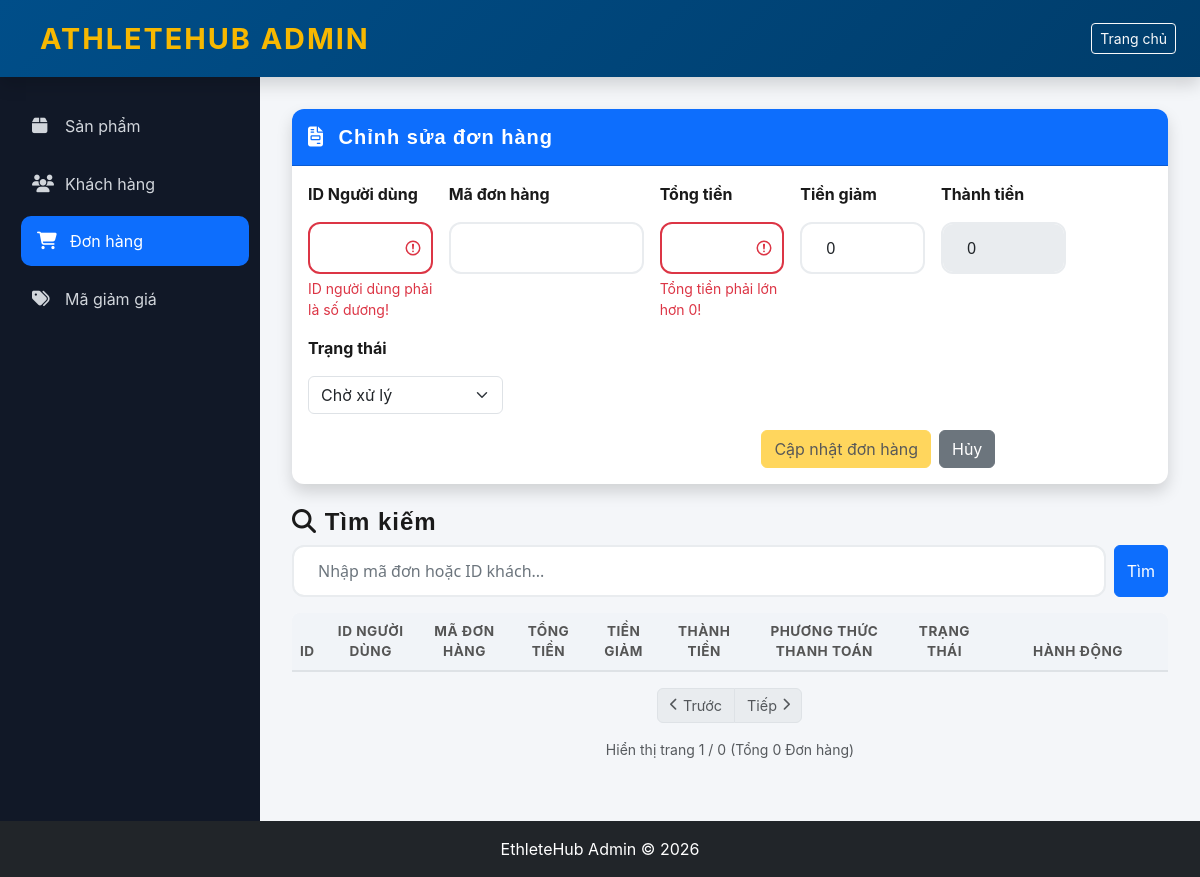
The page /CRUDdonhang.php (signed in) on the database as committed earlier.
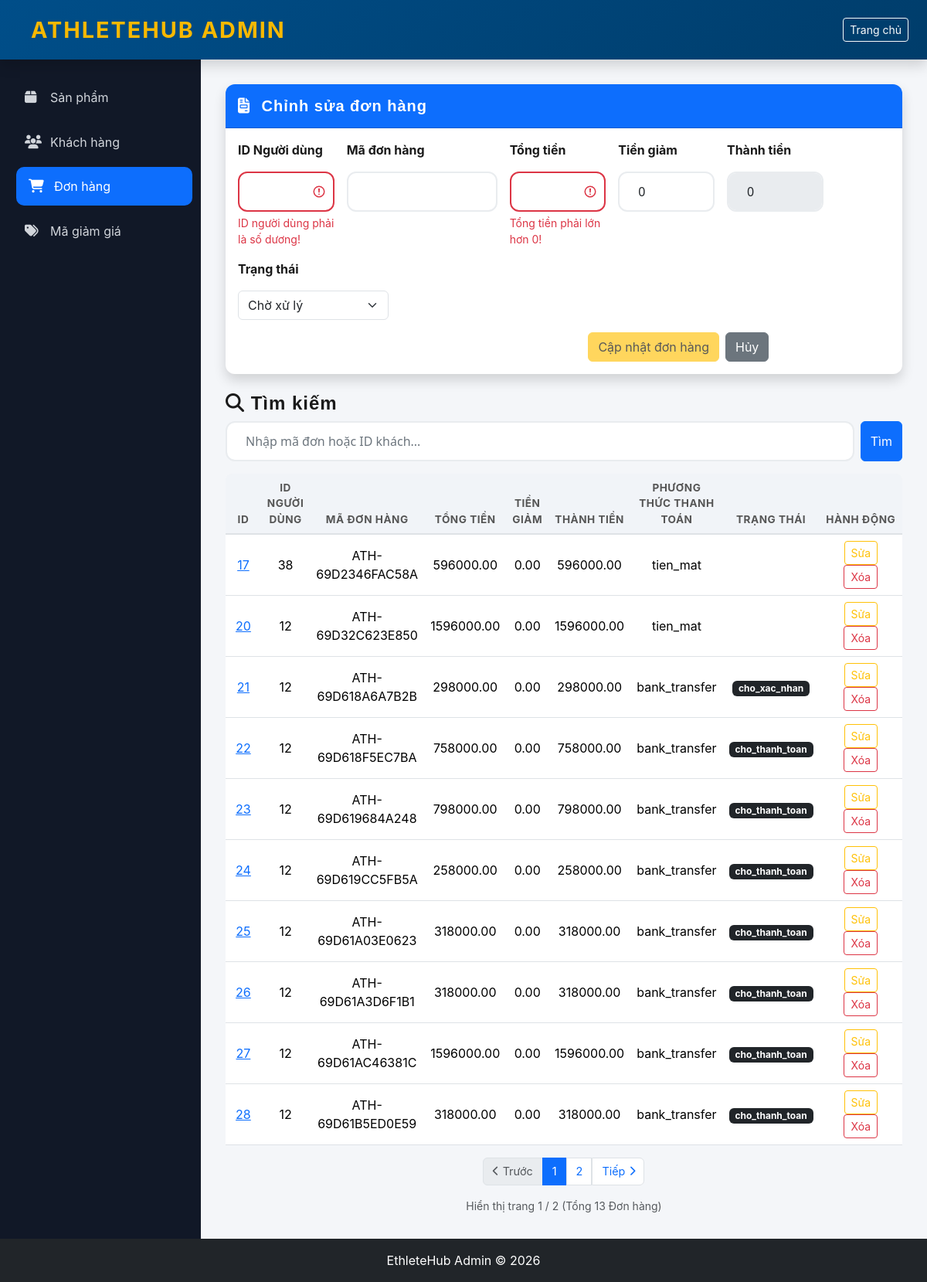
The same page on the database as committed later.
### tables this page shows
CREATE TABLE `don_hang` (
  `id` int(11) NOT NULL COMMENT 'ID đơn hàng',
  `nguoi_dung_id` int(11) NOT NULL COMMENT 'ID người dùng',
  `ten_nguoi_nhan` varchar(100) NOT NULL DEFAULT '' COMMENT 'Tên người nhận',
  `so_dien_thoai_nhan` varchar(15) NOT NULL DEFAULT '' COMMENT 'SĐT người nhận',
  `dia_chi_giao_hang` text NOT NULL COMMENT 'Địa chỉ giao hàng',
  `ma_don_hang` varchar(50) NOT NULL COMMENT 'Mã đơn hàng',
  `tong_tien` decimal(15,2) NOT NULL COMMENT 'Tổng tiền hàng',
  `tien_giam` decimal(15,2) DEFAULT 0.00 COMMENT 'Tiền giảm giá',
  `thanh_tien` decimal(15,2) NOT NULL COMMENT 'Thành tiền',
  `ma_phieu_giam` varchar(50) DEFAULT NULL COMMENT 'Mã phiếu giảm',
  `ma_giam_gia_id` int(11) DEFAULT NULL COMMENT 'FK → ma_giam_gia.id',
  `phuong_thuc_thanh_toan` enum('tien_mat','credit_card','bank_transfer','e_wallet') DEFAULT 'tien_mat' COMMENT 'Phương thức thanh toán',
  `trang_thai` enum('cho_thanh_toan','cho_xac_nhan','dang_chuan_bi','dang_giao','da_giao','da_huy') DEFAULT 'cho_xac_nhan',
  `ghi_chu` text DEFAULT NULL COMMENT 'Ghi chú đơn hàng',
  `ngay_dat` datetime DEFAULT current_timestamp() COMMENT 'Ngày đặt',
  `ngay_cap_nhat` datetime DEFAULT current_timestamp() ON UPDATE current_timestamp(),
  `ngay_giao_hang` date DEFAULT NULL COMMENT 'Ngày giao hàng',
  `lat` decimal(10,8) DEFAULT NULL,
  `lng` decimal(11,8) DEFAULT NULL
);

### CRUDdonhang.php (the view, shortened to what this page needs)
<?php
$db = new Database();
$conn = $db->connect();
$edit_order = [
    'id' => '',
    'nguoi_dung_id' => '',
    'ma_don_hang' => '',
    'tong_tien' => '',
    'tien_giam' => 0,
    'thanh_tien' => '',
    'phuong_thuc_thanh_toan' => '',
    'trang_thai' => ''
];
$limit = 10;
$page = isset($_GET['page']) ? (int)$_GET['page'] : 1;
$offset = ($page - 1) * $limit;
$search = isset($_GET['search']) ? trim($_GET['search']) : '';
$params = [];
$where_sql = "";
$total_sql = "SELECT COUNT(*) FROM don_hang" . $where_sql;
$total_stmt = $conn->prepare($total_sql);
$total_stmt->execute($params);
$total_rows = $total_stmt->fetchColumn();
$total_pages = ceil($total_rows / $limit);
$sql_list = "SELECT * FROM don_hang" . $where_sql . " ORDER BY id ASC LIMIT $limit OFFSET $offset";
$stmt_list = $conn->prepare($sql_list);
$stmt_list->execute($params);
$listorders = $stmt_list->fetchAll(PDO::FETCH_ASSOC);
?>
<!DOCTYPE html>
<html lang="vi">
<head>
    <link href="https://cdnjs.cloudflare.com/ajax/libs/bootstrap/5.3.2/css/bootstrap.min.css" rel="stylesheet">
    <link href="https://cdnjs.cloudflare.com/ajax/libs/font-awesome/6.4.0/css/all.min.css" rel="stylesheet">
    <link rel="stylesheet" href="css/variables.css">
    <link rel="stylesheet" href="css/navbar.css">
    <link rel="stylesheet" href="css/hero.css">
    <link rel="stylesheet" href="css/categories.css">
    <link rel="stylesheet" href="css/products.css">
    <link rel="stylesheet" href="css/footer.css">
    <link rel="stylesheet" href="css/utilities.css">
    <link href="css/crud.css" rel="stylesheet" />
    <link rel="stylesheet" href="css/admin-layout.css">
    <link rel="stylesheet" href="css/page-link.css">
</head>
<body style="background:#f4f6f9;">
    <nav class="navbar navbar-dark bg-dark shadow">
        <div class="container-fluid px-4">
            <span class="navbar-brand fw-bold">
                <i class="bi bi-speedometer2"></i> AthleteHub Admin
            </span>
            <a href="index.php" class="btn btn-outline-light btn-sm">
                <i class="bi bi-house"></i> Trang chủ
            </a>
        </div>
    </nav>
    <div class="layout">
        <aside class="sidebar">
            <ul>
                <li><a href="CRUDproduct.php"><i class="fas fa-box me-2"></i> Sản phẩm</a></li>
                <li><a href="CRUDuser.php"><i class="fas fa-users me-2"></i> Khách hàng</a></li>
                <li><a href="CRUDdonhang.php" class="active"><i class="fas fa-shopping-cart me-2"></i> Đơn hàng</a></li>
                <li><a href="CRUDgiamgia.php"><i class="fas fa-tags me-2"></i> Mã giảm giá</a></li>
            </ul>
        </aside>
        <div class="main-content">
            <div class="card shadow border-0 mb-4">
                <div class="card-header bg-primary text-white py-3">
                    <h5 class="mb-0">
                        <i class="fas fa-file-invoice me-2"></i> Chỉnh sửa đơn hàng
                    </h5>
                </div>
                <div class="card-body">
                    <form method="POST" class="row g-3">
                        <div class="col-md-2">
                            <label class="form-label fw-bold">ID Người dùng</label>
                            <input type="number" id="nguoi_dung_id" name="nguoi_dung_id" class="form-control"
                                value="<?= $edit_order['nguoi_dung_id'] ?>" required min="1">
                            <div class="invalid-feedback">ID người dùng phải là số dương!</div>
                        </div>
                        <div class="col-md-3">
                            <label class="form-label fw-bold">Mã đơn hàng</label>
                            <input type="text" name="ma_don_hang" class="form-control"
                                value="<?= $edit_order['ma_don_hang'] ?>" required>
                        </div>
                        <div class="col-md-2">
                            <label class="form-label fw-bold">Tổng tiền</label>
                            <input type="number" id="tong_tien" name="tong_tien" class="form-control"
                                value="<?= $edit_order['tong_tien'] ?>" required min="1">
                            <div class="invalid-feedback">Tổng tiền phải lớn hơn 0!</div>
                        </div>
                        <div class="col-md-2">
                            <label class="form-label fw-bold">Tiền giảm</label>
                            <input type="number" id="tien_giam" name="tien_giam" class="form-control"
                                value="<?= $edit_order['tien_giam'] ?>" min="0">
                        </div>
                        <div class="col-md-2">
                            <label class="form-label fw-bold">Thành tiền</label>
                            <input type="number" id="thanh_tien" name="thanh_tien" class="form-control"
                                value="<?= $edit_order['thanh_tien'] ?>" required readonly style="background-color: #e9ecef;">
                        </div>
                        <div class="col-md-3">
                            <label class="form-label fw-bold">Trạng thái</label>
                            <select name="trang_thai" class="form-select">
                                <option value="cho_xu_ly" <?= $edit_order['trang_thai'] == 'cho_xu_ly' ? 'selected' : '' ?>>Chờ xử lý</option>
                            </select>
                        </div>
                        <div class="col-md-10 d-flex align-items-end justify-content-end">
                            <button name="save_order" class="btn btn-warning me-2">Cập nhật đơn hàng</button>
                            <a href="CRUDdonhang.php" class="btn btn-secondary">Hủy</a>
                        </div>
                    </form>
                </div>
            </div>
            <div class="filter-group mb-3">
                <h4 class="filter-title"><i class="fas fa-search"></i> Tìm kiếm</h4>
                <form method="GET" action="CRUDdonhang.php" class="search-box d-flex gap-2">
                    <input type="text" name="search" id="searchInput" class="form-control"
                        placeholder="Nhập mã đơn hoặc ID khách..." value="<?= htmlspecialchars($search) ?>">
                    <button type="submit" class="btn btn-primary">Tìm</button>
                </form>
            </div>
            <div class="table-responsive">
                <table class="table table-hover align-middle text-center">
                    <thead class="table-dark">
                        <tr>
                            <th>ID</th>
                            <th> ID người dùng</th>
                            <th>Mã đơn hàng</th>
                            <th>Tổng tiền </th>
                            <th>Tiền giảm</th>
                            <th>Thành tiền</th>
                            <th>Phương thức thanh toán</th>
                            <th>Trạng thái</th>
                            <th width="180">Hành động</th>
                        </tr>
                    </thead>
                    <tbody>
                        <?php foreach ($listorders as $donhang) { ?>
                            <tr>
                                <td><a href="orders.php?id=<?= $donhang['id'] ?>" style="color: #0d6efd; text-decoration: underline;"><?= $donhang['id'] ?></a></td>
                                <td><?= $donhang['nguoi_dung_id'] ?></td>
                                <td><?= $donhang['ma_don_hang'] ?></td>
                                <td><?= $donhang['tong_tien'] ?></td>
                                <td><?= $donhang['tien_giam'] ?></td>
                                <td><?= $donhang['thanh_tien'] ?></td>
                                <td><?= $donhang['phuong_thuc_thanh_toan'] ?></td>
                                <td>
                                    <?php
                                    $status_label = '';
                                    $status_class = '';
                                    switch ($donhang['trang_thai']) {
                                        default:
                                            $status_label = $donhang['trang_thai'];
                                            $status_class = 'bg-dark';
                                    }
                                    ?>
                                    <span class="badge <?= $status_class ?>"><?= $status_label ?></span>
                                </td>
                                <td>
                                    <a href="?edit=<?= $donhang['id'] ?>" class="btn btn-sm btn-outline-warning">Sửa</a>
                                    <a href="?delete=<?= $donhang['id'] ?>" class="btn btn-sm btn-outline-danger"
                                        onclick="return confirm('Xóa đơn hàng này?')">Xóa</a>
                                </td>
                            </tr>
                        <?php } ?>
                    </tbody>
                </table>
            </div>
            <div class="pagination-section">
                <nav aria-label="Page navigation">
                    <ul class="pagination justify-content-center">
                        <li class="page-item <?= ($page <= 1) ? 'disabled' : '' ?>">
                            <a class="page-link" href="?page=<?= $page - 1 ?>&search=<?= urlencode($search) ?>">
                                <i class="fas fa-chevron-left"></i> Trước
                            </a>
                        </li>
                        <?php for ($i = 1; $i <= $total_pages; $i++) : ?>
                            <li class="page-item <?= ($i == $page) ? 'active' : '' ?>">
                                <a class="page-link" href="?page=<?= $i ?>&search=<?= urlencode($search) ?>"><?= $i ?></a>
                            </li>
                        <?php endfor; ?>
                        <li class="page-item <?= ($page >= $total_pages) ? 'disabled' : '' ?>">
                            <a class="page-link" href="?page=<?= $page + 1 ?>&search=<?= urlencode($search) ?>">
                                <span>Tiếp</span> <i class="fas fa-chevron-right"></i>
                            </a>
                        </li>
                    </ul>
                </nav>
                <div class="text-center mt-2 small text-muted">
                    Hiển thị trang <?= $page ?> / <?= $total_pages ?> (Tổng <?= $total_rows ?> Đơn hàng)
                </div>
            </div>
        </div>
    </div>
    <footer class="bg-dark text-white text-center py-3">
        EthleteHub Admin © 2026
    </footer>
</body>
</html>

### css/variables.css (style rules this page uses)
:root { --primary: #ff6b35; --primary-dark: #ff5220; --primary-light: #ff8555; --secondary: #004e89; --secondary-dark: #003d6b; --secondary-light: #0066b3; --accent: #f7b801; --accent-dark: #d99e00; --accent-light: #ffc928; --success: #06d6a0; --warning: #ffa500; --danger: #ef476f; --dark: #1a1a1a; --light: #f8f9fa; --white: #ffffff; --gray: #6c757d; --gray-light: #e9ecef; --spacing-xs: 0.25rem; --spacing-sm: 0.5rem; --spacing-md: 1rem; --spacing-lg: 1.5rem; --spacing-xl: 2rem; --spacing-2xl: 3rem; --spacing-3xl: 4rem; --border-radius-sm: 8px; --border-radius: 12px; --border-radius-lg: 16px; --border-radius-full: 50px; --font-primary: 'Segoe UI', Tahoma, Geneva, Verdana, sans-serif; --font-display: 'Trebuchet MS', sans-serif; --font-size-xs: 0.75rem; --font-size-sm: 0.875rem; --font-size-base: 1rem; --font-size-lg: 1.125rem; --font-size-xl: 1.5rem; --font-size-2xl: 2rem; --font-size-3xl: 3rem; --font-size-4xl: 4rem; --font-weight-normal: 400; --font-weight-semibold: 600; --font-weight-bold: 700; --font-weight-extra-bold: 800; --font-weight-black: 900; --shadow-sm: 0 2px 4px rgba(0, 0, 0, 0.1); --shadow-md: 0 5px 15px rgba(0, 0, 0, 0.08); --shadow-lg: 0 10px 30px rgba(0, 0, 0, 0.12); --shadow-xl: 0 15px 40px rgba(0, 0, 0, 0.15); --transition-fast: 0.2s ease; --transition-base: 0.3s ease; --transition-slow: 0.5s ease; --line-height-tight: 1.2; --line-height-base: 1.5; --line-height-relaxed: 1.75; }
* { margin: 0; padding: 0; box-sizing: border-box; }
html { scroll-behavior: smooth; }
body { font-family: var(--font-primary); font-size: var(--font-size-base); line-height: var(--line-height-base); color: var(--dark); background-color: var(--white); overflow-x: hidden; }
h1, h2, h3, h4, h5, h6 { font-family: var(--font-display); font-weight: var(--font-weight-extra-bold); letter-spacing: 1px; }
a { color: var(--primary); text-decoration: none; transition: color var(--transition-base); }

### css/navbar.css (style rules this page uses)
.navbar-custom, .navbar { background: linear-gradient(135deg, var(--secondary) 0%, var(--secondary-dark) 100%) !important; padding: 0.75rem 0; box-shadow: var(--shadow-md); position: sticky; top: 0; z-index: 1000; transition: all var(--transition-base); }
.navbar-brand { font-size: 1.8rem; font-weight: var(--font-weight-black); color: var(--accent) !important; text-transform: uppercase; letter-spacing: 2px; display: flex; align-items: center; gap: var(--spacing-md); transition: transform var(--transition-base); }

### css/utilities.css (style rules this page uses)
.text-center { text-align: center; }
.bg-primary { background-color: var(--primary); }
.bg-dark { background-color: var(--dark); }
.form-control { padding: 12px var(--spacing-lg); border: 2px solid var(--gray-light); border-radius: var(--border-radius); font-size: 1rem; font-family: var(--font-primary); transition: all var(--transition-base); }
.form-control::placeholder { color: var(--gray); }
.form-label { display: block; margin-bottom: var(--spacing-md); font-weight: var(--font-weight-bold); color: var(--dark); }
* { max-width: 100%; }
body { overflow-x: hidden; }
html { scroll-behavior: smooth; }
a { padding: 5px; display: inline-block; }

### css/crud.css (style rules this page uses)
body { background-color: #f8f9fa; font-family: 'Inter', sans-serif; }
.table thead th { background-color: #f1f4f8; border-bottom: 2px solid #dee2e6; text-transform: uppercase; font-size: 0.85rem; letter-spacing: 0.5px; color: #555; }

### css/admin-layout.css (style rules this page uses)
:root { --sidebar-width: 260px; --dark-bg: #111827; --sidebar-hover: #1f2937; --primary-color: #0d6efd; --transition-speed: 0.3s; }
body { background-color: #f4f6f9; font-family: 'Inter', system-ui, -apple-system, sans-serif; }
.layout { display: flex; min-height: calc(100vh - 56px); }
.sidebar { width: var(--sidebar-width); background: var(--dark-bg); color: #fff; padding: 1.5rem 1rem; flex-shrink: 0; transition: all var(--transition-speed); }
.sidebar ul { list-style: none; padding: 0; }
.sidebar li { margin-bottom: 0.5rem; }
.sidebar a { display: flex; align-items: center; padding: 0.8rem 1rem; color: #d1d5db; text-decoration: none; border-radius: 10px; transition: all 0.2s; }
.sidebar a i { width: 25px; font-size: 1.1rem; }
.sidebar a:hover, .sidebar a.active { background: var(--sidebar-hover); color: #fff; transform: translateX(5px); }
.sidebar a.active { background: var(--primary-color); }
.main-content { flex: 1; padding: 2rem; width: 100%; overflow-x: hidden; }
.card { border-radius: 12px; overflow: hidden; }
.table thead { background-color: #f8f9fa; }
.table-responsive { border-radius: 8px; }

Rows that differ between the two databases and show on the page:
added don_hang: id "17", nguoi_dung "38", ma_don_hang "ATH-69D2346FAC58A", tong_tien "596000.00", tien_giam "0.00", thanh_tien "596000.00", phuong_thuc_thanh_toan "tien_mat"
added don_hang: id "20", nguoi_dung "12", ma_don_hang "ATH-69D32C623E850", tong_tien "1596000.00", tien_giam "0.00", thanh_tien "1596000.00", phuong_thuc_thanh_toan "tien_mat"
added don_hang: id "21", nguoi_dung "12", ma_don_hang "ATH-69D618A6A7B2B", tong_tien "298000.00", tien_giam "0.00", thanh_tien "298000.00", phuong_thuc_thanh_toan "bank_transfer", trang_thai "cho_xac_nhan"
added don_hang: id "22", nguoi_dung "12", ma_don_hang "ATH-69D618F5EC7BA", tong_tien "758000.00", tien_giam "0.00", thanh_tien "758000.00", phuong_thuc_thanh_toan "bank_transfer", trang_thai "cho_thanh_toan"
added don_hang: id "23", nguoi_dung "12", ma_don_hang "ATH-69D619684A248", tong_tien "798000.00", tien_giam "0.00", thanh_tien "798000.00", phuong_thuc_thanh_toan "bank_transfer", trang_thai "cho_thanh_toan"
added don_hang: id "24", nguoi_dung "12", ma_don_hang "ATH-69D619CC5FB5A", tong_tien "258000.00", tien_giam "0.00", thanh_tien "258000.00", phuong_thuc_thanh_toan "bank_transfer", trang_thai "cho_thanh_toan"
added don_hang: id "25", nguoi_dung "12", ma_don_hang "ATH-69D61A03E0623", tong_tien "318000.00", tien_giam "0.00", thanh_tien "318000.00", phuong_thuc_thanh_toan "bank_transfer", trang_thai "cho_thanh_toan"
added don_hang: id "26", nguoi_dung "12", ma_don_hang "ATH-69D61A3D6F1B1", tong_tien "318000.00", tien_giam "0.00", thanh_tien "318000.00", phuong_thuc_thanh_toan "bank_transfer", trang_thai "cho_thanh_toan"
added don_hang: id "27", nguoi_dung "12", ma_don_hang "ATH-69D61AC46381C", tong_tien "1596000.00", tien_giam "0.00", thanh_tien "1596000.00", phuong_thuc_thanh_toan "bank_transfer", trang_thai "cho_thanh_toan"
added don_hang: id "28", nguoi_dung "12", ma_don_hang "ATH-69D61B5ED0E59", tong_tien "318000.00", tien_giam "0.00", thanh_tien "318000.00", phuong_thuc_thanh_toan "bank_transfer", trang_thai "cho_thanh_toan"
Other text that changed with them:
$total_pages: "0" → "2"
$total_rows: "0" → "13"
new list line: "1"
new list line: "2"
